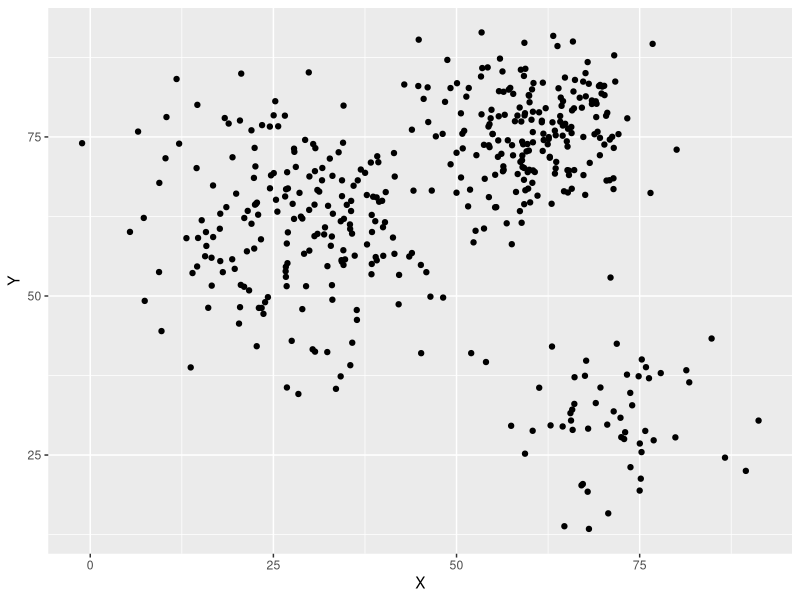
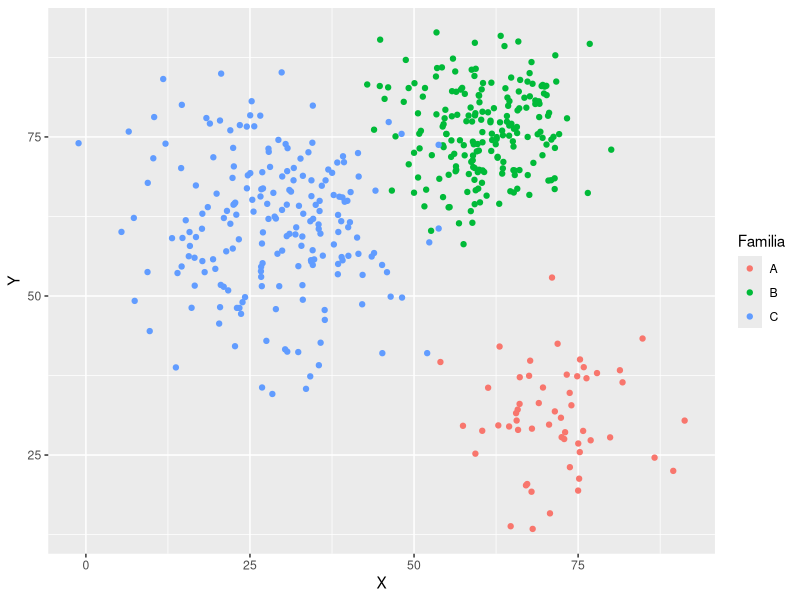
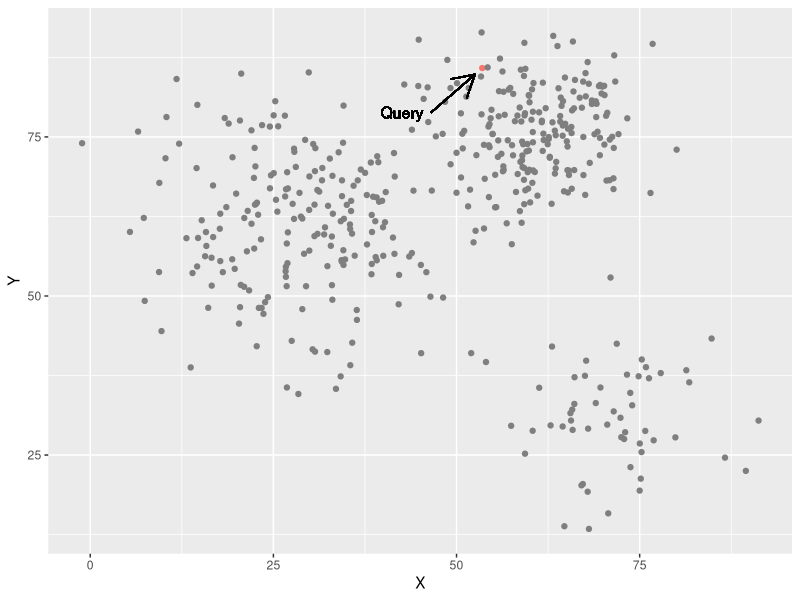
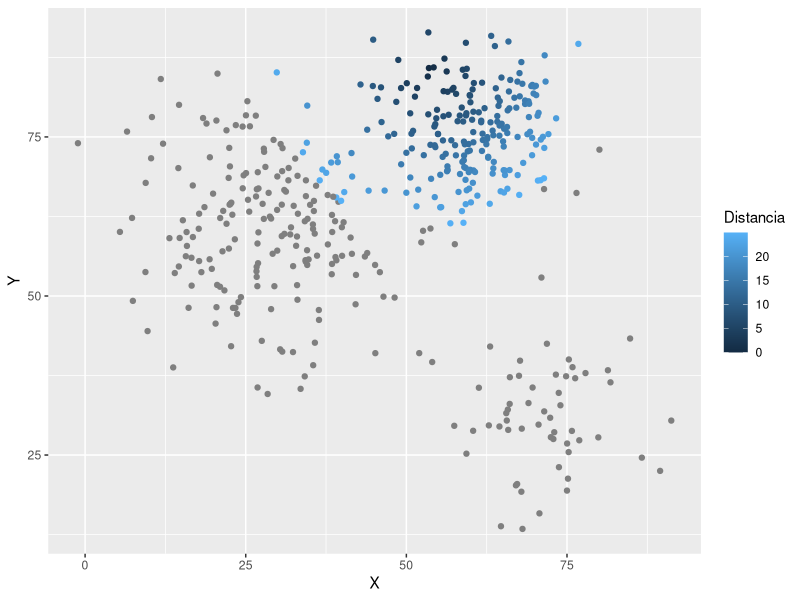

The R script that drew these images, in order:
## ---- chunk 1
knitr::opts_chunk$set(echo = FALSE)
## ---- chunk 2
library(ggplot2)
M <- data.frame(Familia=c(rep('A',55), rep('B',200), rep('C',200)),
                X = c(rnorm(55, mean=70, sd=7), rnorm(200, mean=60, sd=7),
                      rnorm(200, mean=30, sd=10)),
                Y = c(rnorm(55, mean=30, sd=7), rnorm(200, mean=75, sd=7),
                      rnorm(200, mean=60, sd=10)))
ggplot(data=M, mapping=aes(x=X, y=Y)) + geom_point()
## ---- chunk 3
ggplot(data=M, mapping=aes(x=X, y=Y, color=Familia)) + geom_point()
## ---- chunk 4
seed <- sample(1:dim(M)[1], size=1)
while ((M[seed,'X'] < 38) || (M[seed,'X'] > 60)) {
  seed <- sample(1:dim(M)[1], size=1)
}
M$query <- NA
M[seed, 'query'] <- TRUE
seed.X <- M[seed, 'X']
seed.Y <- M[seed, 'Y']
ggplot(data=M, mapping=aes(x=X, y=Y, color=query)) +
   geom_point()  +
   geom_segment(aes(x = seed.X - 7, y = seed.Y - 7, xend = seed.X - 1, yend = seed.Y - 1),
                arrow = arrow(), color='black') +
   geom_text(aes(x = seed.X - 8, y = seed.Y - 7, label = 'Query', hjust = 1),
             color = 'black') +
   theme(legend.position = 'none')
## ---- chunk 5
M$Distancia <- sqrt((M$X - M[seed,'X'])^2 + (M$Y - M[seed,'Y'])^2)
M[M$Distancia > 25, 'Distancia'] <- NA
ggplot(data=M, mapping=aes(x=X, y=Y, color=Distancia)) + geom_point()
## ---- chunk 6
library(kableExtra)
A <- c('GHEGVGKVVKLGAGA','GHEKKGYFEDRGPSA','GHEGYGGRSRGGGYS',
       'GHEFEGPKGCGALYI','GHELRGTTFMPALEC')
A.broken <- sapply(A, function(x) substring(x, seq(1, nchar(x)), seq(1,nchar(x))))
A.letters <- names(table(A.broken))
M <- matrix(0, ncol=nchar(A[1]), nrow=length(A.letters))
row.names(M) <- A.letters
for (i in 1:nchar(A[1])) {
  z <- table(A.broken[i,])
  M[names(z), i] <- z
}
as.data.frame(M) %>% kable() %>% kable_styling()
## ---- chunk 7
MM <- as.data.frame((M + 1) / 25)
as.data.frame((M + 1)/25) %>% kable() %>%
   kable_styling(full_width = TRUE,
                 bootstrap_options = 'striped')
## ---- chunk 8
kable(as.data.frame(round(log2(((M+1)/25)/(1/20)), 2))) %>% kable_styling(bootstrap_options='basic') 
